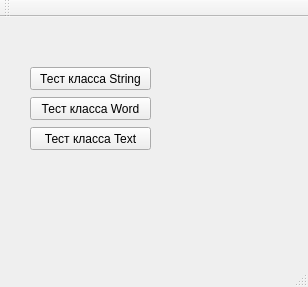
<?xml version="1.0" encoding="UTF-8"?>
<ui version="4.0">
 <class>MainWindow</class>
 <widget class="QMainWindow" name="MainWindow">
  <property name="geometry">
   <rect>
    <x>0</x>
    <y>0</y>
    <width>308</width>
    <height>287</height>
   </rect>
  </property>
  <property name="windowTitle">
   <string>MainWindow</string>
  </property>
  <widget class="QWidget" name="centralWidget">
   <widget class="QPushButton" name="StringClassTest">
    <property name="geometry">
     <rect>
      <x>30</x>
      <y>50</y>
      <width>121</width>
      <height>23</height>
     </rect>
    </property>
    <property name="text">
     <string>Тест класса String</string>
    </property>
   </widget>
   <widget class="QPushButton" name="TextClassTest">
    <property name="geometry">
     <rect>
      <x>30</x>
      <y>110</y>
      <width>121</width>
      <height>23</height>
     </rect>
    </property>
    <property name="text">
     <string>Тест класса Text</string>
    </property>
   </widget>
   <widget class="QPushButton" name="WordClassTest">
    <property name="geometry">
     <rect>
      <x>30</x>
      <y>80</y>
      <width>121</width>
      <height>23</height>
     </rect>
    </property>
    <property name="text">
     <string>Тест класса Word</string>
    </property>
   </widget>
  </widget>
  <widget class="QToolBar" name="mainToolBar">
   <attribute name="toolBarArea">
    <enum>TopToolBarArea</enum>
   </attribute>
   <attribute name="toolBarBreak">
    <bool>false</bool>
   </attribute>
  </widget>
  <widget class="QStatusBar" name="statusBar"/>
  <widget class="QMenuBar" name="menuBar">
   <property name="geometry">
    <rect>
     <x>0</x>
     <y>0</y>
     <width>308</width>
     <height>21</height>
    </rect>
   </property>
  </widget>
 </widget>
 <layoutdefault spacing="6" margin="11"/>
 <resources/>
 <connections/>
</ui>
